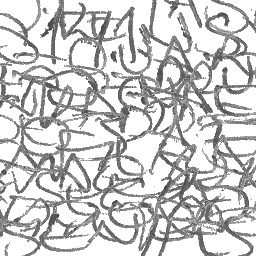
#> input picture Base_BFL_256/CF00002/CF00002_2.bmp, 256 x 256 px
$ jupyter execute --allow-errors main.ipynb   (shell and % lines are left out)   (older library calls are emulated)
#> lines starting #> are read from the running program, lines starting #| are printed output that depends on the picture
[cell 1]
# imports
import cv2
from pathlib import Path, PosixPath
import numpy as np
import pandas as pd
from sklearn.neighbors import KNeighborsClassifier
from sklearn.metrics import accuracy_score, f1_score
import natsort
from skimage.feature import graycomatrix, graycoprops

[cell 2]
def get_files(caminho_p):
#> called with caminho_p = '../Base_BFL_256/'
    i=0
    train, test = list(), list()

    for pasta in sorted(Path(caminho_p).iterdir()):
      if pasta.is_dir():
        for file in sorted(Path(pasta).iterdir()):
            if file.is_file() and file.name.endswith(".bmp"):
              num = file.name.split(".")[0].split("_")[1]
              if int(num) > 18:
                test.append(str(file.absolute()))
              else:
                train.append(str(file.absolute()))
              i+=1
#> pass 2 of the loop in get_files, `for pasta in sorted(Path(caminho_p).iterdir()):`:
    print(f"numero de arquivos: ", i)
    return train, test

def get_classe(x):
  classe = list()
  for i in x:
    file = PosixPath(i)
    classe.append(file.name.split("_")[0])
  return classe

[cell 3]
#https://drive.google.com/drive/folders/1-3DJsfgM73-AHlkjn3-VUedZWnmllCud?usp=drive_link
train, test = get_files("../Base_BFL_256/")
train = natsort.natsorted(train)
test = natsort.natsorted(test)
classes_train = get_classe(train)
classes_test = get_classe(test)
print(classes_train)
print(train)
print(test)
print(f"tamanho de train {len(train)}")
print(f"tamanho de test {len(test)}")
print(f"tamanho de classes train {len(classes_train)}")
print(f"tamanho de classes test {len(classes_test)}")

[cell 4]
# Função para calcular o LBP de uma imagem
def calculate_lbp(imagefile):
    image = cv2.imread(str(imagefile))
#> image is the input picture: shape (256, 256, 3); min 52, max 255, mean 203.9
    gray = cv2.cvtColor(image, cv2.COLOR_BGR2GRAY) # Converte a imagem para tons de cinza
    lbp_image = np.zeros_like(gray) # Cria uma matriz de zeros com as mesmas dimensões da imagem
    height, width = gray.shape
#> height = 256; width = 256

    for i in range(1, height - 1):
        for j in range(1, width - 1):
            center = gray[i, j] # Pega o pixel central
            binary_code = 0
            binary_code |= (gray[i - 1, j - 1] > center) << 7 # Desloca 7 bits para a esquerda
            binary_code |= (gray[i - 1, j] > center) << 6
            binary_code |= (gray[i - 1, j + 1] > center) << 5
            binary_code |= (gray[i, j + 1] > center) << 4
            binary_code |= (gray[i + 1, j + 1] > center) << 3
            binary_code |= (gray[i + 1, j] > center) << 2
            binary_code |= (gray[i + 1, j - 1] > center) << 1 # Desloca 1 bit para a esquerda
            binary_code |= (gray[i, j - 1] > center) << 0
            lbp_image[i, j] = binary_code # Armazena o valor do código binário na matriz
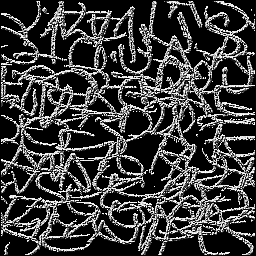
#> lbp_image: shape (256, 256); min 0, max 255, mean 61.1

    return lbp_image

[cell 5]
def knn(neighbors, train, classes, test):

    knn = KNeighborsClassifier(n_neighbors=neighbors, metric='euclidean')
    knn.fit(train, classes)
    test_pred = knn.predict(test)
    return test_pred

[cell 6]
lbp_train = list()
for imagefile in train:
    lbp = calculate_lbp(imagefile)
    lbp_train.append(lbp.ravel())
#> pass 2 of the loop `for imagefile in train:`:
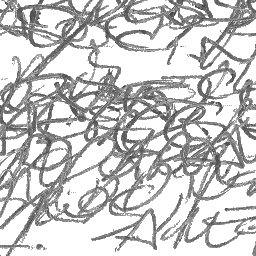
#> input picture Base_BFL_256/CF00002/CF00002_17.bmp, 256 x 256 px
#> in calculate_lbp, image is the input picture: shape (256, 256, 3); min 51, max 255, mean 201.8

lbp_test = list()
for imagefile in test:
    lbp = calculate_lbp(imagefile)
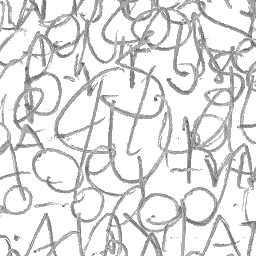
#> input picture Base_BFL_256/CF00001/CF00001_22.bmp, 256 x 256 px
#> in calculate_lbp, image is the input picture: shape (256, 256, 3); min 79, max 255, mean 225.4
#> after the loop in calculate_lbp (call 3), `for i in range(1, height - 1):`:
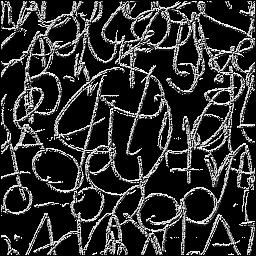
#> lbp_image: shape (256, 256); min 0, max 255, mean 48.4
    lbp_test.append(lbp.ravel())
#> pass 2 of the loop `for imagefile in test:`:
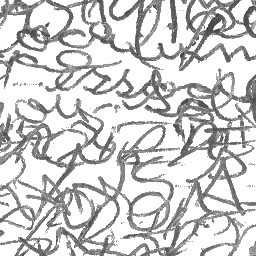
#> input picture Base_BFL_256/CF00002/CF00002_22.bmp, 256 x 256 px
#> in calculate_lbp, image is the input picture: shape (256, 256, 3); min 39, max 255, mean 206.6
#> after the loop in calculate_lbp (call 4), `for i in range(1, height - 1):`:
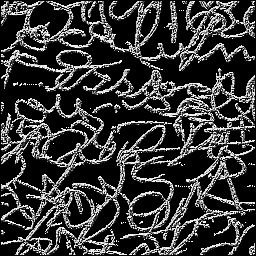
#> lbp_image: shape (256, 256); min 0, max 255, mean 56.6

#> (a cell that did not finish here is left out)
